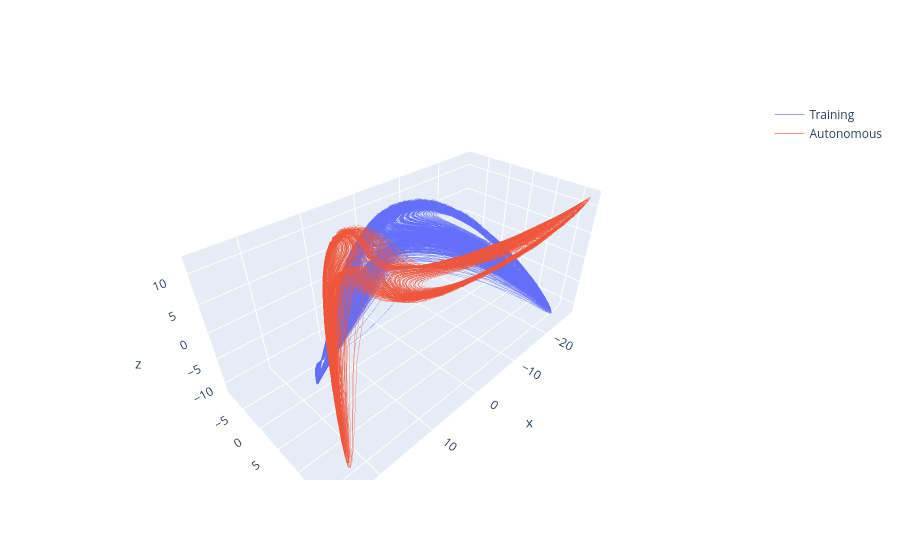

Notebook code cell kept with this figure:
### Code cell
from esn import analyse_dynamics
import plotly.graph_objects as go

res = analyse_dynamics(states_train)
print(f"Effective dimension of RC during training: {res['effective_dim']}")
res_autonomous = analyse_dynamics(states_autonomous)
print(f"Effective dimension of RC during autonomous prediction: {res_autonomous['effective_dim']}")

fig = go.Figure(data=[
    go.Scatter3d(
        x=res['pca_scores'][:, 0],
        y=res['pca_scores'][:, 1],
        z=res['pca_scores'][:, 2],
        mode='lines',
        line=dict(width=1),
        name='Training',
        opacity=0.6
    ),
    go.Scatter3d(
        x=res_autonomous['pca_scores'][:, 0],
        y=res_autonomous['pca_scores'][:, 1],
        z=res_autonomous['pca_scores'][:, 2],
        mode='lines',
        line=dict(width=1),
        name='Autonomous',
        opacity=0.6
    )
])
fig.show()

### Figure 1 — Plotly figure (JSON) as saved in the notebook; plotly's stock layout.template omitted (floating-point values rounded to 4 significant figures; data arrays with more than 128 entries replaced by an {"elided": "..."} marker saying what was removed)
{"data": [{"line": {"width": 1}, "mode": "lines", "name": "Training", "opacity": 0.6, "type": "scatter3d", "x": {"elided": "18999 float values"}, "y": {"elided": "18999 float values"}, "z": {"elided": "18999 float values"}}, {"line": {"width": 1}, "mode": "lines", "name": "Autonomous", "opacity": 0.6, "type": "scatter3d", "x": {"elided": "5000 float values"}, "y": {"elided": "5000 float values"}, "z": {"elided": "5000 float values"}}], "layout": {}}
